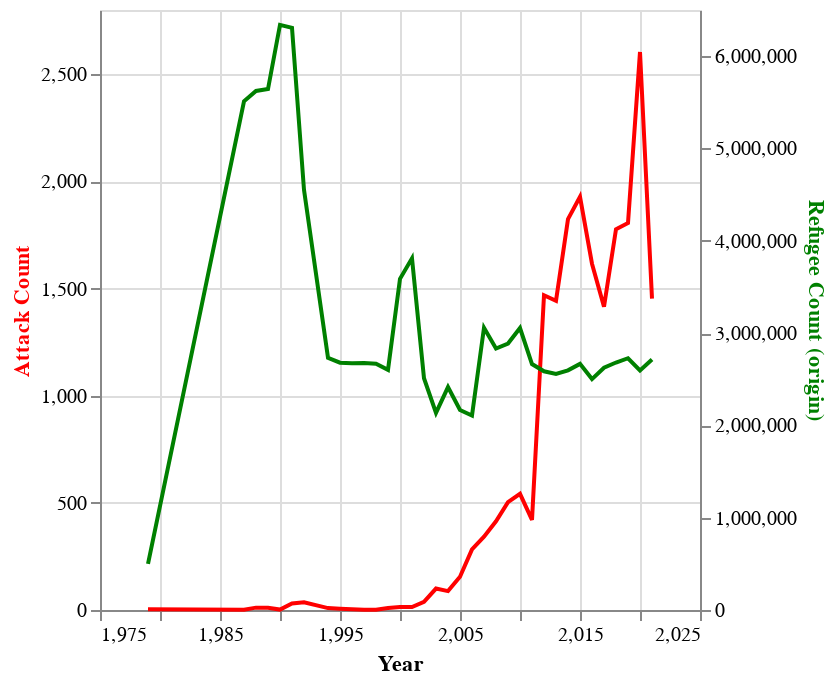

This figure's notebook cell:
### Code cell
# Choose a country
df_terror_refugee_origin = df_terror_refugee_origin[df_terror_refugee_origin['iso3'] == iso_code]

# Plot the attack count and refugee population by year with altair
# Use two y-axis and show legend
origin_base = alt.Chart(df_terror_refugee_origin).encode(
    alt.X('iyear:Q', axis=alt.Axis(title='Year')),
)

origin_line1 = origin_base.mark_line(color='red').encode(
    alt.Y('Attack Count:Q', axis=alt.Axis(title='Attack Count')).axis(titleColor='red')
)

origin_line2 = origin_base.mark_line(color='green').encode(
    alt.Y('Refugee Count (origin):Q', axis=alt.Axis(title='Refugee Count (origin)')).axis(titleColor='green')
)

alt.layer(origin_line1, origin_line2).resolve_scale(
    y = 'independent'
)

### Figure 1 — Vega-Lite specification as saved in the notebook (floating-point values rounded to 4 significant figures)
{"config": {"view": {"continuousWidth": 300, "continuousHeight": 300}}, "layer": [{"mark": {"type": "line", "color": "red"}, "encoding": {"x": {"axis": {"title": "Year"}, "field": "iyear", "type": "quantitative"}, "y": {"axis": {"titleColor": "red"}, "field": "Attack Count", "type": "quantitative"}}}, {"mark": {"type": "line", "color": "green"}, "encoding": {"x": {"axis": {"title": "Year"}, "field": "iyear", "type": "quantitative"}, "y": {"axis": {"titleColor": "green"}, "field": "Refugee Count (origin)", "type": "quantitative"}}}], "data": {"name": "data-c7acd897cd994d9cf1f12d8f32c9f3a0"}, "resolve": {"scale": {"y": "independent"}}, "$schema": "https://vega.github.io/schema/vega-lite/v5.8.0.json", "datasets": {"data-c7acd897cd994d9cf1f12d8f32c9f3a0": [{"Attack Count": 3, "Refugee Count (origin)": 500000, "Country of origin (ISO)": "AFG", "iso3": "AFG", "iyear": 1979, "country": "Afghanistan"}, {"Attack Count": 1, "Refugee Count (origin)": 5511740, "Country of origin (ISO)": "AFG", "iso3": "AFG", "iyear": 1987, "country": "Afghanistan"}, {"Attack Count": 11, "Refugee Count (origin)": 5622982, "Country of origin (ISO)": "AFG", "iso3": "AFG", "iyear": 1988, "country": "Afghanistan"}, {"Attack Count": 10, "Refugee Count (origin)": 5643989, "Country of origin (ISO)": "AFG", "iso3": "AFG", "iyear": 1989, "country": "Afghanistan"}, {"Attack Count": 2, "Refugee Count (origin)": 6339095, "Country of origin (ISO)": "AFG", "iso3": "AFG", "iyear": 1990, "country": "Afghanistan"}, {"Attack Count": 30, "Refugee Count (origin)": 6306301, "Country of origin (ISO)": "AFG", "iso3": "AFG", "iyear": 1991, "country": "Afghanistan"}, {"Attack Count": 36, "Refugee Count (origin)": 4552153, "Country of origin (ISO)": "AFG", "iso3": "AFG", "iyear": 1992, "country": "Afghanistan"}, {"Attack Count": 9, "Refugee Count (origin)": 2731166, "Country of origin (ISO)": "AFG", "iso3": "AFG", "iyear": 1994, "country": "Afghanistan"}, {"Attack Count": 6, "Refugee Count (origin)": 2679132, "Country of origin (ISO)": "AFG", "iso3": "AFG", "iyear": 1995, "country": "Afghanistan"}, {"Attack Count": 4, "Refugee Count (origin)": 2674234, "Country of origin (ISO)": "AFG", "iso3": "AFG", "iyear": 1996, "country": "Afghanistan"}, {"Attack Count": 1, "Refugee Count (origin)": 2676675, "Country of origin (ISO)": "AFG", "iso3": "AFG", "iyear": 1997, "country": "Afghanistan"}, {"Attack Count": 1, "Refugee Count (origin)": 2667118, "Country of origin (ISO)": "AFG", "iso3": "AFG", "iyear": 1998, "country": "Afghanistan"}, {"Attack Count": 9, "Refugee Count (origin)": 2601690, "Country of origin (ISO)": "AFG", "iso3": "AFG", "iyear": 1999, "country": "Afghanistan"}, {"Attack Count": 14, "Refugee Count (origin)": 3587327, "Country of origin (ISO)": "AFG", "iso3": "AFG", "iyear": 2000, "country": "Afghanistan"}, {"Attack Count": 14, "Refugee Count (origin)": 3809763, "Country of origin (ISO)": "AFG", "iso3": "AFG", "iyear": 2001, "country": "Afghanistan"}, {"Attack Count": 38, "Refugee Count (origin)": 2510294, "Country of origin (ISO)": "AFG", "iso3": "AFG", "iyear": 2002, "country": "Afghanistan"}, {"Attack Count": 100, "Refugee Count (origin)": 2136039, "Country of origin (ISO)": "AFG", "iso3": "AFG", "iyear": 2003, "country": "Afghanistan"}, {"Attack Count": 88, "Refugee Count (origin)": 2414460, "Country of origin (ISO)": "AFG", "iso3": "AFG", "iyear": 2004, "country": "Afghanistan"}, {"Attack Count": 155, "Refugee Count (origin)": 2166139, "Country of origin (ISO)": "AFG", "iso3": "AFG", "iyear": 2005, "country": "Afghanistan"}, {"Attack Count": 283, "Refugee Count (origin)": 2107510, "Country of origin (ISO)": "AFG", "iso3": "AFG", "iyear": 2006, "country": "Afghanistan"}, {"Attack Count": 342, "Refugee Count (origin)": 3057655, "Country of origin (ISO)": "AFG", "iso3": "AFG", "iyear": 2007, "country": "Afghanistan"}, {"Attack Count": 414, "Refugee Count (origin)": 2833116, "Country of origin (ISO)": "AFG", "iso3": "AFG", "iyear": 2008, "country": "Afghanistan"}, {"Attack Count": 503, "Refugee Count (origin)": 2887114, "Country of origin (ISO)": "AFG", "iso3": "AFG", "iyear": 2009, "country": "Afghanistan"}, {"Attack Count": 542, "Refugee Count (origin)": 3054699, "Country of origin (ISO)": "AFG", "iso3": "AFG", "iyear": 2010, "country": "Afghanistan"}, {"Attack Count": 421, "Refugee Count (origin)": 2664423, "Country of origin (ISO)": "AFG", "iso3": "AFG", "iyear": 2011, "country": "Afghanistan"}, {"Attack Count": 1469, "Refugee Count (origin)": 2586132, "Country of origin (ISO)": "AFG", "iso3": "AFG", "iyear": 2012, "country": "Afghanistan"}, {"Attack Count": 1443, "Refugee Count (origin)": 2556483, "Country of origin (ISO)": "AFG", "iso3": "AFG", "iyear": 2013, "country": "Afghanistan"}, {"Attack Count": 1824, "Refugee Count (origin)": 2596259, "Country of origin (ISO)": "AFG", "iso3": "AFG", "iyear": 2014, "country": "Afghanistan"}, {"Attack Count": 1928, "Refugee Count (origin)": 2666294, "Country of origin (ISO)": "AFG", "iso3": "AFG", "iyear": 2015, "country": "Afghanistan"}, {"Attack Count": 1616, "Refugee Count (origin)": 2501447, "Country of origin (ISO)": "AFG", "iso3": "AFG", "iyear": 2016, "country": "Afghanistan"}, {"Attack Count": 1415, "Refugee Count (origin)": 2624265, "Country of origin (ISO)": "AFG", "iso3": "AFG", "iyear": 2017, "country": "Afghanistan"}, {"Attack Count": 1777, "Refugee Count (origin)": 2681267, "Country of origin (ISO)": "AFG", "iso3": "AFG", "iyear": 2018, "country": "Afghanistan"}, {"Attack Count": 1806, "Refugee Count (origin)": 2727556, "Country of origin (ISO)": "AFG", "iso3": "AFG", "iyear": 2019, "country": "Afghanistan"}, {"Attack Count": 2604, "Refugee Count (origin)": 2594827, "Country of origin (ISO)": "AFG", "iso3": "AFG", "iyear": 2020, "country": "Afghanistan"}, {"Attack Count": 1453, "Refugee Count (origin)": 2712869, "Country of origin (ISO)": "AFG", "iso3": "AFG", "iyear": 2021, "country": "Afghanistan"}]}}
